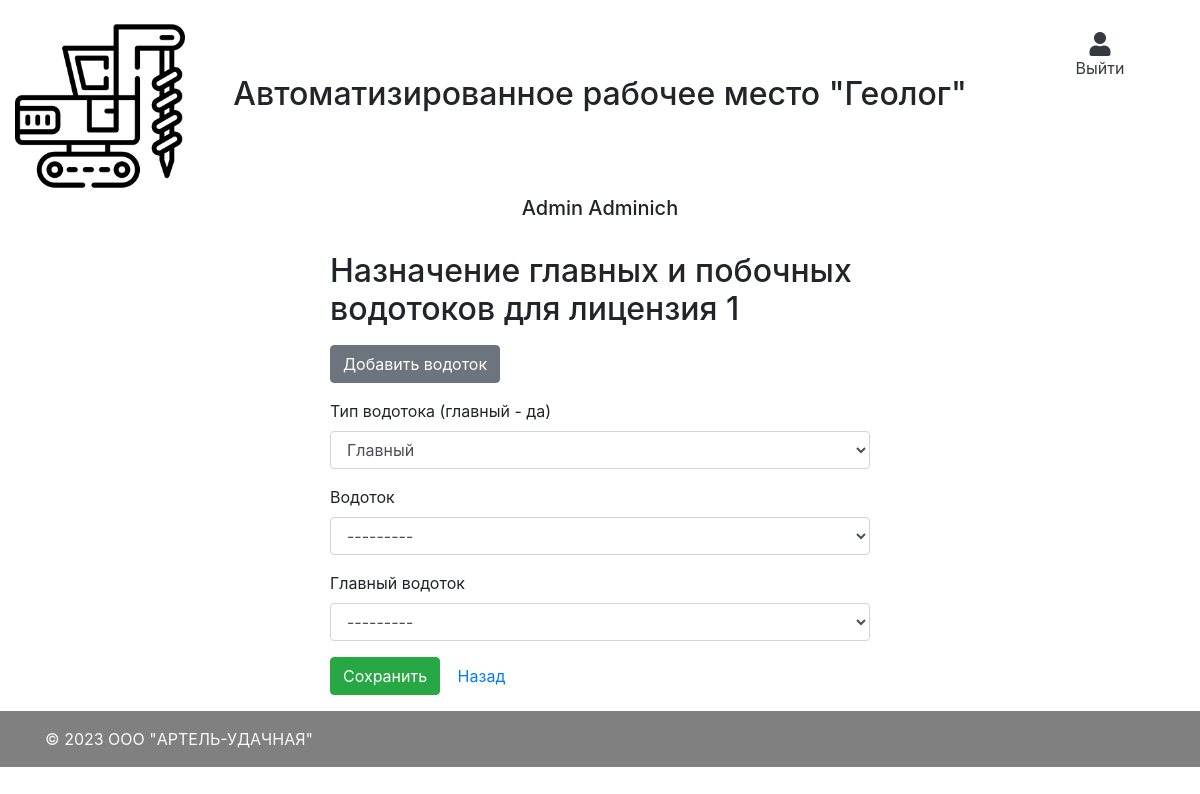
The page /objects/set_watercourses/1 (signed in) on the database its author committed.
### main/models.py (models this page shows, shortened)
class CustomUser(AbstractBaseUser, PermissionsMixin):
    username = models.CharField("Логин пользователя", max_length=50, unique=True)
    first_name = models.CharField("Имя", max_length=50)
    last_name = models.CharField("Фамилия", max_length=50)
    patronymic = models.CharField("Отчество", max_length=50, default="нет")
    team = models.ForeignKey(Team, verbose_name="Номер бригады", on_delete=models.CASCADE, null=True)
    phone_number = models.CharField("Номер телефона", max_length=50, default="Не указано")
    email = models.EmailField(verbose_name="Email", max_length=255, unique=True, blank=True, null=True)
    role = models.ForeignKey(Role, on_delete=models.CASCADE, verbose_name="Должность")
    is_superuser = models.BooleanField(default=False)
    is_active = models.BooleanField(default=True)
    is_admin = models.BooleanField(default=False)
    objects = CustomUserManager()
    created_at = models.DateTimeField("Дата создания", auto_now_add=True)
    updated_at = models.DateTimeField("Дата обновления", auto_now=True)
    USERNAME_FIELD = 'username'
    REQUIRED_FIELDS = ['password']
    class Meta:
        verbose_name = "Пользователь"
        verbose_name_plural = "Пользователи"

class License(models.Model):
    short_name = models.CharField("Наименование", max_length=255)
    name = models.TextField("Полное наименование")
    geologist = models.ForeignKey(CustomUser, related_name='geologist_id', on_delete=models.SET_NULL, verbose_name="Геолог", null=True)
    status = models.ForeignKey(LicenseStatus, on_delete=models.CASCADE, verbose_name="Статус")
    used_enginery = models.TextField("Используемая техника", null=True, default="Не назначено")
    watercourses = models.ManyToManyField(WaterCourse, through='LicenseWaterCourse', through_fields=('license', 'watercourse'), verbose_name="Водотоки", blank=True)
    lines = models.ManyToManyField(Line, through='LineLicenseWaterCourse', through_fields=('license', 'line'), verbose_name="Водотоки", blank=True)
    comment = models.TextField("Комментарий", null=True, blank=True)
    created_at = models.DateTimeField("Дата создания", auto_now_add=True)
    updated_at = models.DateTimeField("Дата обновления", auto_now=True)
    class Meta:
        verbose_name = "Лицензия"
        verbose_name_plural = "Лицензии"

### main/views.py (the view, shortened to what this page needs)
# urls.py: path('objects/set_watercourses/<int:pk>', views.LicenseWaterCourseCreateView.as_view(), name='license_watercourse_add'),
class LicenseWaterCourseCreateView(LoginRequiredMixin, CreateView):
    template_name = "main/objects/watercourses_licenses/new.html"
    model = models.WaterCourse
    form_class = forms.LicenseWaterCourseCreateForm
    def get_context_data(self, **kwargs):
        context = super().get_context_data(**kwargs)
        license_id = self.kwargs.get("pk")
        context['license_id'] = license_id
        context['license_name'] = models.License.objects.get(pk=license_id).short_name
        return context

### main/forms.py
class LicenseWaterCourseCreateForm(forms.ModelForm):
    class Meta:
        model = models.LicenseWaterCourse
        fields = ('is_primary', 'watercourse', 'parent_watercourse',)

### main/models.py (called while the page is built)
    def __str__(self):
        return self.name

### templates/main/objects/watercourses_licenses/new.html (shortened to what this page needs)
{% extends "layout.html" %}
{% block content %}
{% load widget_tweaks %}
    <div class="col-12">
        <div class="row justify-content-center">
        <div class="col-md-6">
            <h2>Назначение главных и побочных водотоков для {{ license_name }}</h2>
            <form method="post">
                <div class="form-group">
                    <a href="/watercourses/add/{{ license_id }}" class="btn btn-secondary mt-2">Добавить водоток</a>
                </div>
                {% for field in form.visible_fields %}
                    {% if field.name == 'license' %}
                        <div class="form-group">
                            <input type="hidden" name="license" value="{{ license_id }}">
                            {% for error in field.errors %}
                                <span class="help-block text-danger">{{ error }}</span>
                            {% endfor %}
                        </div>
                    {% else %}
                        <div class="form-group">
                            <label for="{{ field.id_for_label }}">{{ field.label }}</label>
                            {% render_field field class="form-control" placeholder=field.label %}
                        </div>
                    {% endif %}
                {% endfor %}
                <div class="form-group">
                    <button type="submit" class="btn btn-success">
                     Сохранить
                    </button>
                    <a href="{{request.META.HTTP_REFERER}}" class="btn btn-default">Назад</a>
                </div>
            </form>
        </div>
        </div>
    </div>
{% endblock %}

### templates/layout.html (shortened to what this page needs)
<html lang="en">
    <head>
        <link rel="stylesheet" href="https://maxcdn.bootstrapcdn.com/bootstrap/4.0.0/css/bootstrap.min.css">
        <link rel="stylesheet" href="https://cdnjs.cloudflare.com/ajax/libs/font-awesome/5.15.4/css/all.min.css" />
        <link rel="stylesheet" href="/static/css/main.scss" />
    </head>
    <body class="d-flex flex-column min-vh-100">
      <div class="container-fluid navbar-light bg-navbar-main">
        <div class="row">
            <div class="col-12 col-lg-2 text-center mt-3">
              <a href="/"><img class="img-fluid navbar-brand" src="/static/images/navbar_brand.png"></a>
            </div>
            <div class="col-12 col-lg-8 justify-content-center d-flex align-items-center">
              <h2>Автоматизированное рабочее место "Геолог"</h2>
            </div>
            <div class="col-12 col-lg-2 text-center mt-3">
              <ul class="d-none d-lg-block navbar-nav mr-auto mt-2 ml-3 ml-md-0 mt-lg-0 justify-content-center">
                {% if request.user.is_authenticated %}
                  <li class="nav-item dropdown">
                    <a class="nav-link d-flex flex-column text-dark mt-2" href="/logout">
                      <i class="fa fa-user" aria-hidden="true" style="font-size: 24px;"></i> Выйти
                    </a>
                  </li>
                {% else %}
                  {% comment %} <li class="nav-item m-lg-0">
                    <i class="fa fa-user" aria-hidden="true" style="font-size: 24px;">Войти</i>
                  </li> {% endcomment %}
                {% endif %}
              </ul>
            </div>
            <div class="col-12 col-lg-12 justify-content-center d-flex align-items-center">
              <h5 class="text-center">
                {% if request.user.is_authenticated %}
                  {{ request.user.first_name }} {{ request.user.last_name }}
                {% else %}
                  {% comment %} <li class="nav-item m-lg-0">
                    <i class="fa fa-user" aria-hidden="true" style="font-size: 24px;">Войти</i>
                  </li> {% endcomment %}
                {% endif %}
              </h5>
            </div>
        </div>
      </div>
      <div class="container mt-4">
          <div class="row">
              {% block content %}{% endblock %}
          </div>
      </div>
      <footer class="mt-auto py-3" style="background-color: #808080">
        <div class="container">
          <span class="text-light">© 2023 OOO "АРТЕЛЬ-УДАЧНАЯ"</span>
        </div>
      </footer>
    </body>
</html>

### rows shown on the page
CustomUser: user.first_name "Admin", user.last_name "Adminich"
License: short_name "лицензия 1"

### other values the page prints
{{ field.label }} "Тип водотока (главный - да)" "Водоток" "Главный водоток"
